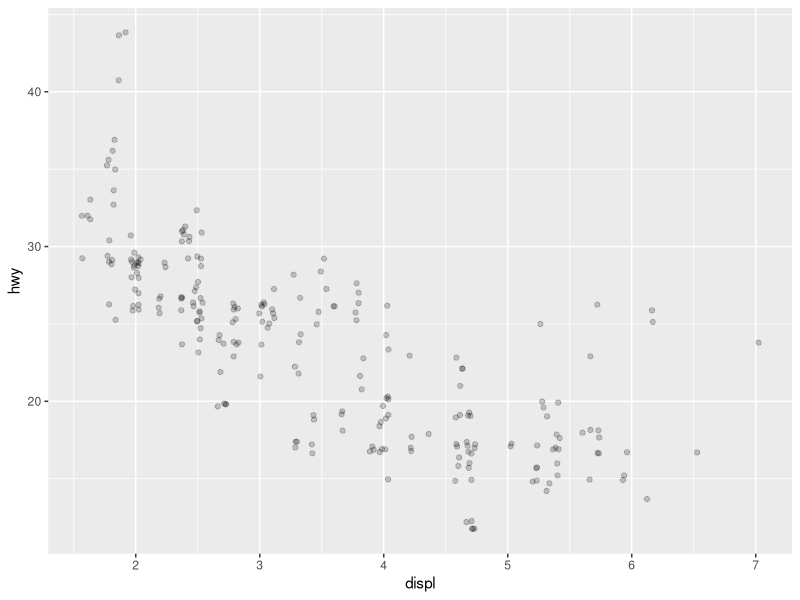
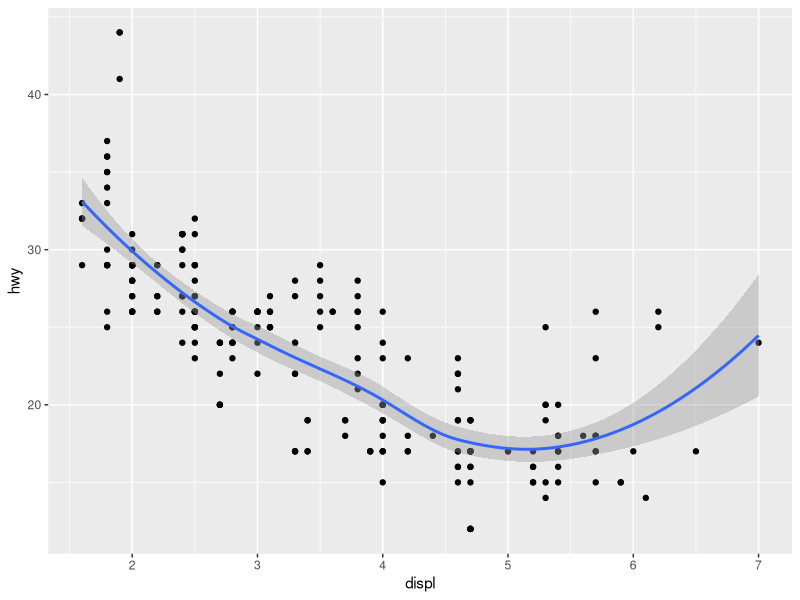
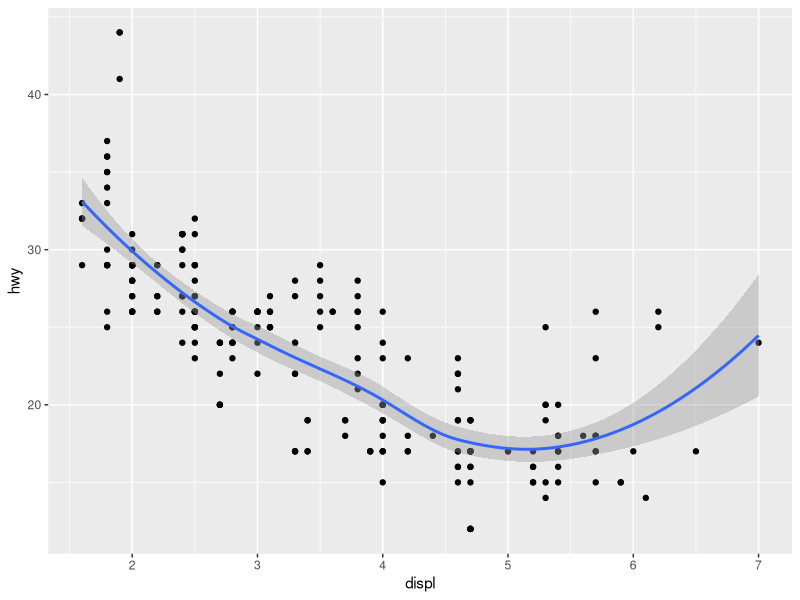
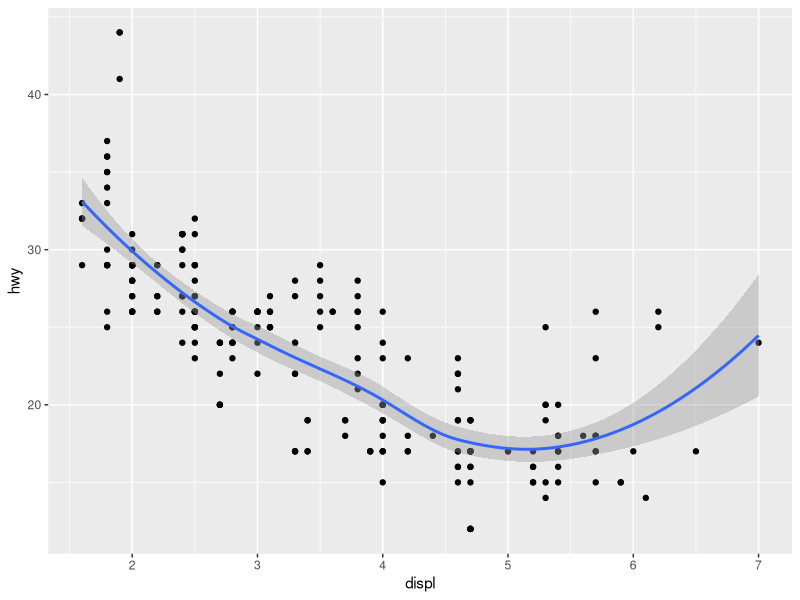
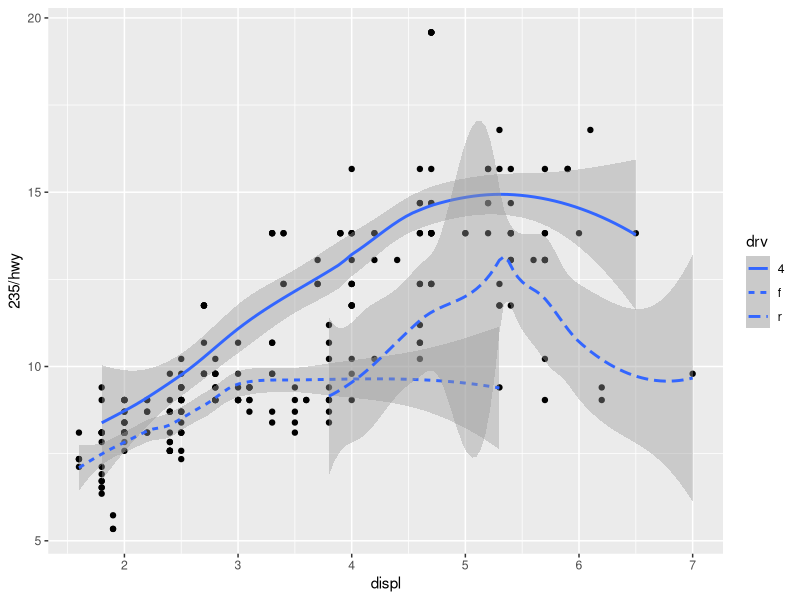
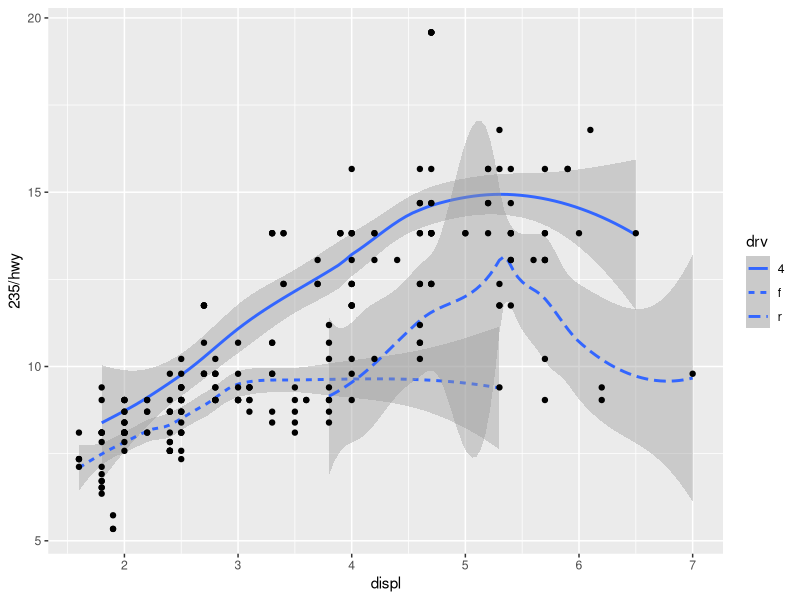
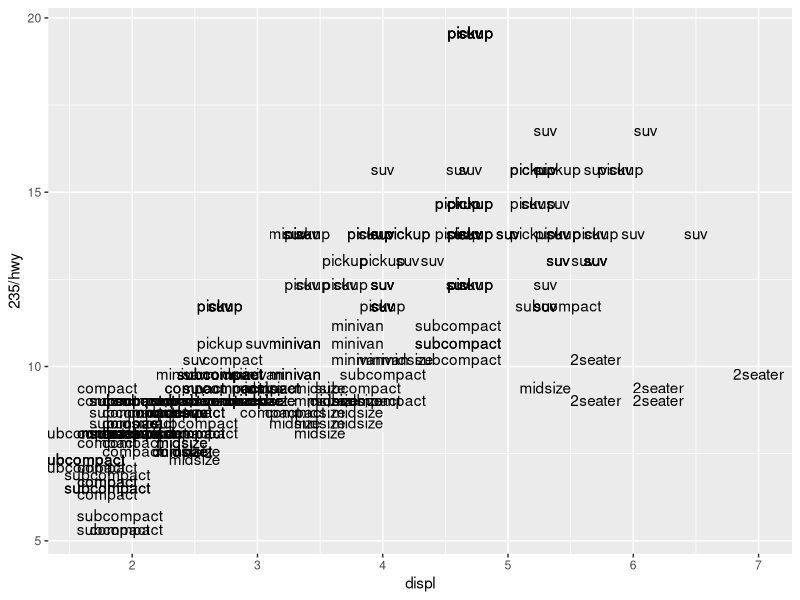

The R source for these figures, in order:
library(tidyverse)

ggplot(data = mpg) +
  geom_jitter(
    aes(
      x = displ,
      y = hwy
    ),
    alpha = .2
  )

ggplot(data = mpg) +
  geom_point(
    aes(
      x = displ,
      y = hwy
    )
  ) +
  geom_smooth(
    aes(
      x = displ,
      y = hwy
    )
  )

ggplot() +
  geom_point(
    data = mpg,
    aes(
      x = displ,
      y = hwy
    )
  ) +
  geom_smooth(
    data = mpg,
    aes(
      x = displ,
      y = hwy
    )
  )


ggplot(
  data = mpg,
  aes(
    x = displ,
    y = hwy
  )
) +
  geom_point( ) +
  geom_smooth()


ggplot(
  data = mpg,
  aes(
    x = displ,
    y = 235 / hwy
  )
) +
  geom_point( ) +
  geom_smooth(aes(linetype = drv))

ggplot(
  data = mpg,
  aes(
    x = displ,
    y = 235 / hwy
  )
) +
  geom_smooth(aes(linetype = drv)) +
  geom_point( )

ggplot(
  data = mpg,
  aes(
    x = displ,
    y = 235 / hwy
  )
) +
  geom_text(aes(label = class))
